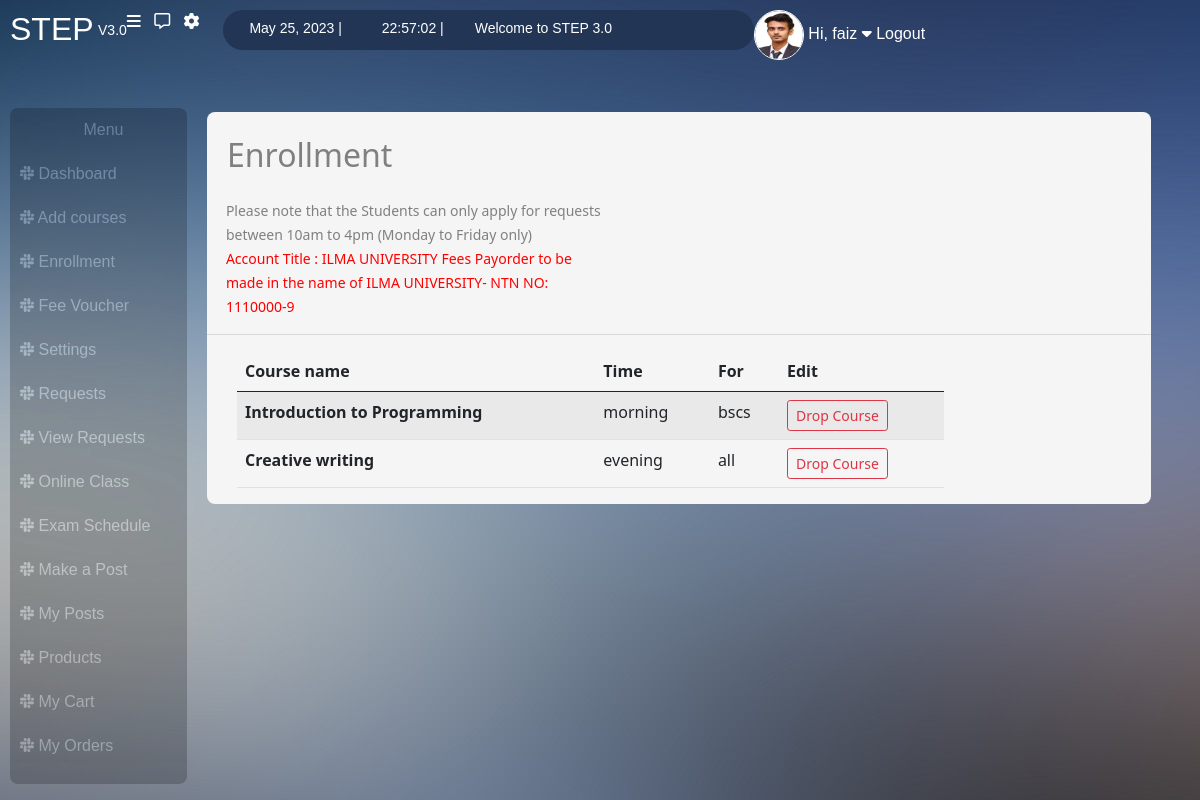
/enrollment/ (signed in), run on an earlier commit of the app's database.
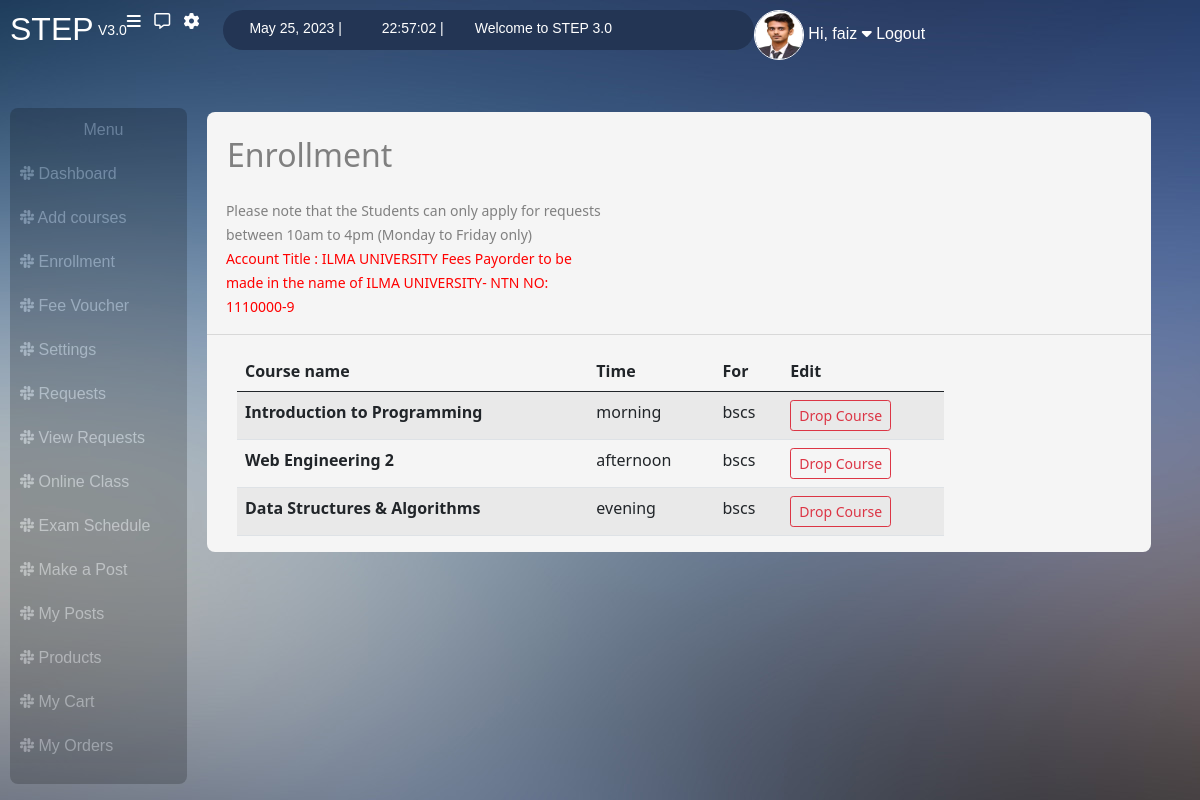
And on a later commit of the database.
### users/models.py (models this page shows, shortened)
class Enrollment(models.Model):
    user = models.ForeignKey(User, on_delete=models.CASCADE)
    course_name = models.CharField(max_length=20, blank=False)
    course_for = models.CharField(max_length=10, blank=False)
    course_time = models.CharField(max_length=20, blank=False)

### users/views.py (the view)
# urls.py: path("enrollment/", views.enrollment, name="enrollment"),
@login_required(login_url='student_login')
def enrollment(request):
    user_profile = UserInfo.objects.get(user=request.user)
    if user_profile.is_teacher ==True:
        messages.warning(request, "You are logged in as a teacher and trying to access student's portal")
        return redirect('teacher_dashboard')
    else:
        today = date.today()
        now = datetime.now()
        current_time = now.strftime("%H:%M:%S")
        student_courses = Enrollment.objects.filter(user = request.user)
        return render(request, "users/enrollment.html", {'user_profile': user_profile, 'today':today, 'current_time': current_time, 'student_courses':student_courses})

### users/templates/users/enrollment.html (shortened to what this page needs)
{% extends "users/base.html" %}
{% block heading %} Enrollment {% endblock %}
    {% block content %}
    {% if student_courses %}
    <table class="table table-striped">
      <thead>
        <tr>
          <th scope="col">Course name</th>
          <th scope="col">Time</th>
          <th scope="col">For</th>
          <th scope="col">Edit</th>
          </tr>
      </thead>
      <tbody>
      {% for course in student_courses %}
          <tr>
            <th scope="row">{{course.course_name}}</th>
            <td>{{course.course_time}}</td>
            <td>{{course.course_for}}</td>
            <form method="POST" action="/delete_course/">
                <td><button type="submit", class="btn btn-sm btn-outline-danger">Drop Course</button></td>
            </form>
          </tr>
      {% endfor %}
      </tbody>
    </table>
    {% else %}
    <p class="red">You are currently not enrolled in any courses, you can go to add course and get enrolled now. Feel free to send a complain
      throuhg the request section if you believe it is some error.
    </p>
    {% endif %}
  {% endblock %}

What changed in the data, as far as the page shows it:
removed Enrollment: course_name "Creative writing", course_time "evening", course_for "all"
added Enrollment: course_name "Web Engineering 2", course_time "afternoon", course_for "bscs"
added Enrollment: course_name "Data Structures & Algorithms", course_time "evening", course_for "bscs"
